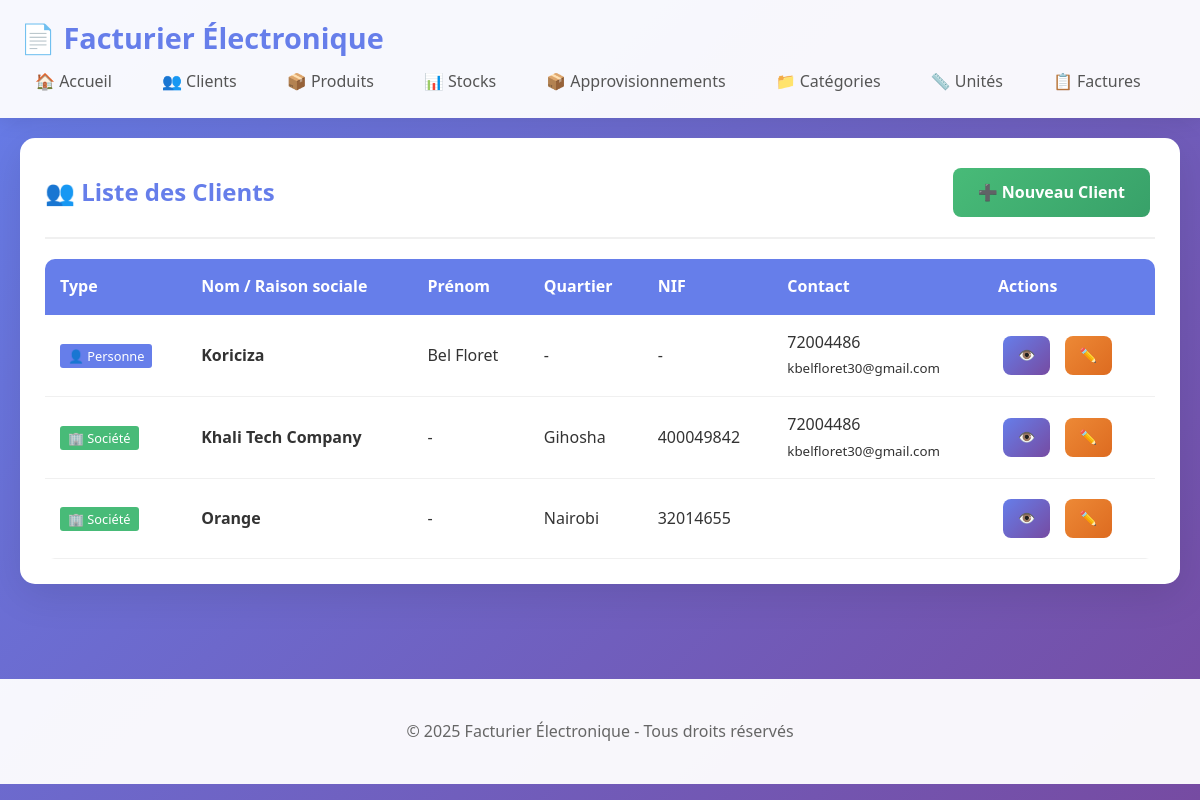
The app's page /clients, older data.
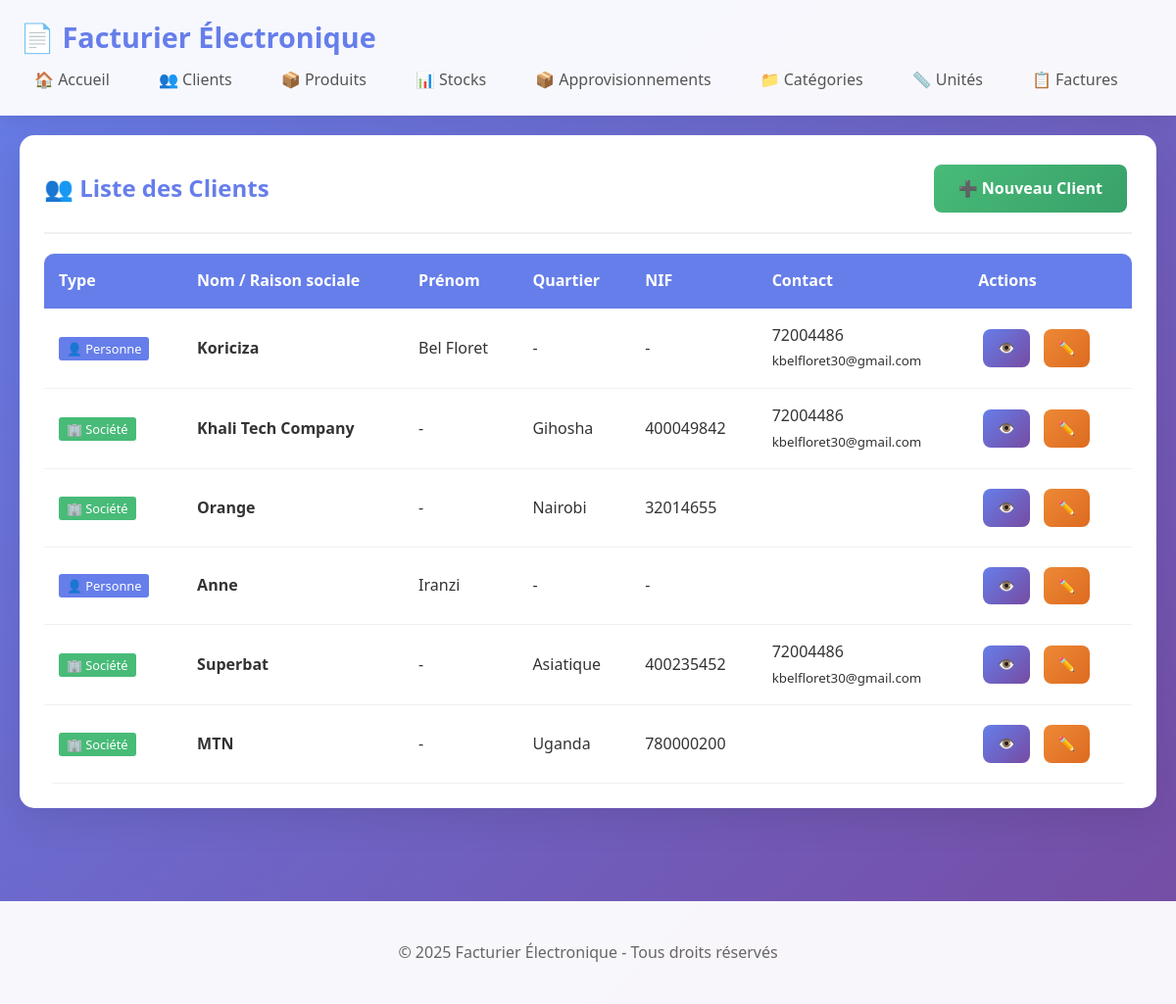
The same page, newer data.
### models.py (models this page shows, shortened)
class Client(db.Model):
    __tablename__ = 'clients'
    id = db.Column(db.Integer, primary_key=True)
    type_client = db.Column(db.String(10), nullable=False, default='person')
    nom = db.Column(db.String(100), nullable=False)
    prenom = db.Column(db.String(100))
    quartier = db.Column(db.String(100))
    avenue = db.Column(db.String(100))
    numero = db.Column(db.String(20))
    nif = db.Column(db.String(50))
    telephone = db.Column(db.String(20))
    email = db.Column(db.String(100))
    date_creation = db.Column(db.DateTime, default=datetime.utcnow)
    factures = db.relationship('Facture', backref='client', lazy=True)

### app.py (the view)
@app.route('/clients')
def clients_list():
    clients = Client.query.all()
    return render_template('clients_list.html', clients=clients)

### templates/clients_list.html
{% extends "base.html" %}
{% block content %}
<div class="card">
    <div class="card-header">
        <h2>👥 Liste des Clients</h2>
        <a href="{{ url_for('client_new') }}" class="btn btn-success">➕ Nouveau Client</a>
    </div>
    <div class="table-responsive">
        <table>
            <thead>
                <tr>
                    <th>Type</th>
                    <th>Nom / Raison sociale</th>
                    <th>Prénom</th>
                    <th>Quartier</th>
                    <th>NIF</th>
                    <th>Contact</th>
                    <th>Actions</th>
                </tr>
            </thead>
            <tbody>
                {% for client in clients %}
                <tr>
                    <td>
                        {% if client.type_client == 'person' %}
                        <span style="background: #667eea; color: white; padding: 3px 8px; border-radius: 3px; font-size: 0.8rem;">👤 Personne</span>
                        {% else %}
                        <span style="background: #48bb78; color: white; padding: 3px 8px; border-radius: 3px; font-size: 0.8rem;">🏢 Société</span>
                        {% endif %}
                    </td>
                    <td><strong>{{ client.nom }}</strong></td>
                    <td>{{ client.prenom or '-' }}</td>
                    <td>{{ client.quartier or '-' }}</td>
                    <td>{{ client.nif or '-' }}</td>
                    <td>
                        {% if client.telephone %}{{ client.telephone }}{% endif %}
                        {% if client.email %}<br><small>{{ client.email }}</small>{% endif %}
                    </td>
                    <td>
                        <a href="{{ url_for('client_detail', id=client.id) }}" class="btn btn-primary btn-sm">👁️</a>
                        <a href="{{ url_for('client_edit', id=client.id) }}" class="btn btn-warning btn-sm">✏️</a>
                    </td>
                </tr>
                {% endfor %}
            </tbody>
        </table>
    </div>
</div>
{% endblock %}

### templates/base.html (shortened to what this page needs)
<!DOCTYPE html>
<html lang="fr">
<head>
    <link rel="stylesheet" href="{{ url_for('static', filename='style.css') }}">
</head>
<body>
    <header class="header">
        <div class="container">
            <h1>📄 Facturier Électronique</h1>
           <nav>
            <a href="{{ url_for('index') }}">🏠 Accueil</a>
            <a href="{{ url_for('clients_list') }}">👥 Clients</a>
            <a href="{{ url_for('produits_list') }}">📦 Produits</a>
            <a href="{{ url_for('stock_list') }}">📊 Stocks</a>
            <a href="{{ url_for('approvisionnements_list') }}">📦 Approvisionnements</a>
            <a href="{{ url_for('categories_list') }}">📁 Catégories</a>
            <a href="{{ url_for('unites_list') }}">📏 Unités</a>
            <a href="{{ url_for('factures_list') }}">📋 Factures</a>
        </nav>
        </div>
    </header>
    <main class="container">
        {% block content %}{% endblock %}
    </main>
    <footer class="footer">
        <div class="container">
            <p>&copy; 2025 Facturier Électronique - Tous droits réservés</p>
        </div>
    </footer>
</body>
</html>

### static/style.css (style rules this page uses)
* { margin: 0; padding: 0; box-sizing: border-box; }
body { font-family: 'Segoe UI', Tahoma, Geneva, Verdana, sans-serif; line-height: 1.6; color: #333; background: linear-gradient(135deg, #667eea 0%, #764ba2 100%); min-height: 100vh; }
a { text-decoration: none; color: #667eea; }
.container { max-width: 1200px; margin: 0 auto; padding: 20px; }
.header { background: rgba(255, 255, 255, 0.95); box-shadow: 0 2px 20px rgba(0,0,0,0.1); position: sticky; top: 0; z-index: 1000; }
.header .container { display: flex; justify-content: space-between; align-items: center; flex-wrap: wrap; padding: 15px 20px; }
.header h1 { color: #667eea; font-size: 1.8rem; display: flex; align-items: center; gap: 10px; }
.header nav { display: flex; gap: 20px; flex-wrap: wrap; }
.header nav a { color: #555; font-weight: 500; padding: 8px 15px; border-radius: 5px; transition: all 0.3s; display: flex; align-items: center; gap: 5px; }
.footer { background: rgba(255, 255, 255, 0.95); margin-top: 50px; padding: 20px 0; text-align: center; color: #666; }
.card { background: white; border-radius: 15px; padding: 25px; margin-bottom: 25px; box-shadow: 0 10px 40px rgba(0,0,0,0.1); transition: transform 0.3s; }
.card-header { display: flex; justify-content: space-between; align-items: center; flex-wrap: wrap; margin-bottom: 20px; padding-bottom: 15px; border-bottom: 2px solid #f0f0f0; }
.card-header h2 { color: #667eea; font-size: 1.5rem; }
.table-responsive { overflow-x: auto; border-radius: 10px; }
table { width: 100%; border-collapse: collapse; background: white; }
th { background: #667eea; color: white; font-weight: 600; padding: 15px; text-align: left; }
td { padding: 15px; border-bottom: 1px solid #f0f0f0; }
.btn { display: inline-block; padding: 12px 25px; border: none; border-radius: 8px; font-size: 16px; font-weight: 600; cursor: pointer; transition: all 0.3s; margin: 5px; text-align: center; min-width: 120px; }
.btn-primary { background: linear-gradient(135deg, #667eea 0%, #764ba2 100%); color: white; }
.btn-success { background: linear-gradient(135deg, #48bb78 0%, #38a169 100%); color: white; }
.btn-warning { background: linear-gradient(135deg, #ed8936 0%, #dd6b20 100%); color: white; }
.btn-sm { padding: 8px 15px; font-size: 14px; min-width: auto; }

Row changes from the older to the newer data that the page shows:
added Client: type_client "👤 Personne", nom "Anne", prenom "Iranzi", quartier "-", nif "-"
added Client: type_client "🏢 Société", nom "Superbat", prenom "-", quartier "Asiatique", nif "400235452", telephone "72004486", email "kbelfloret30@gmail.com"
added Client: shows "🏢 Société", nom "MTN", prenom "-", quartier "Uganda", nif "780000200"
